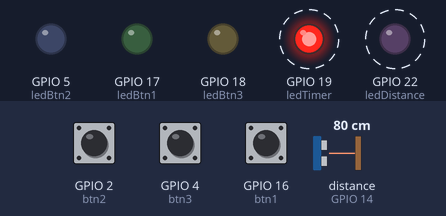
The sketch below on a simulated ESP32. On the bench: output pins drawn as LEDs (lit = HIGH). Wiring (from diagram.json): ultrasonic range finder: trigger GPIO 12; echo GPIO 14. Dashed ring = blinking. The inputs (shaded band) are chosen by the test bench; at power-on: GPIO 2 (btn2) LOW, GPIO 4 (btn3) LOW, GPIO 16 (btn1) LOW, distance to the obstacle (sensor on GPIO 14) 80 cm. The echo pulse lasts 58.3 µs per cm; pins used as bus, display or sensor lines are not drawn.

Above: at 1.3 s.
1.4 s: GPIO 2 (btn2) pulled HIGH for 1.2 s
At 3.9 s:
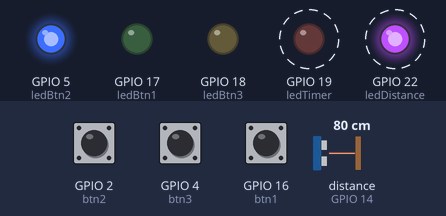
5.5 s: GPIO 4 (btn3) pulled HIGH for 1.2 s
At 8.0 s:
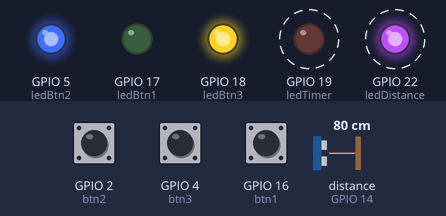
10.1 s: GPIO 2 (btn2) pulsed HIGH 5 times (0.12 s each, 0.3 s apart)
At 12.0 s:
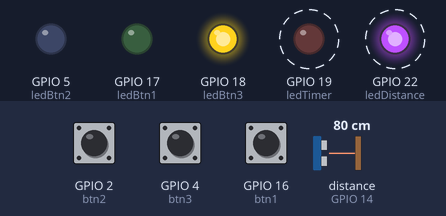
14.2 s: GPIO 16 (btn1) pulsed HIGH 5 times (0.12 s each, 0.3 s apart)
At 16.1 s:
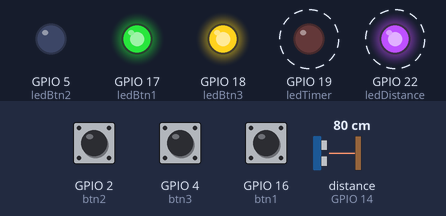
Timing chart, 0 to 19.2 s (numbered marks = the images above; inputs shaded):
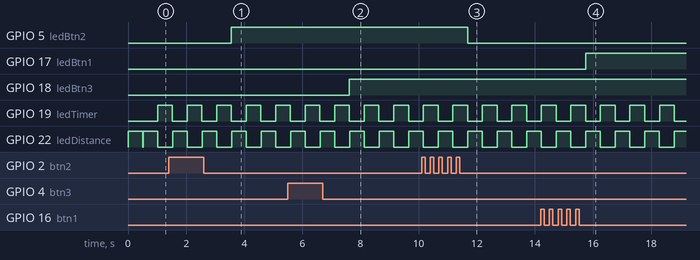

Measured:
- after the input at 1.4 s, GPIO 5 (ledBtn2): LOW → HIGH after 2.2 s
- after the input at 5.5 s, GPIO 18 (ledBtn3): LOW → HIGH after 2.1 s
- after the input at 10.1 s, GPIO 5 (ledBtn2): HIGH → LOW after 1.6 s
- after the input at 14.2 s, GPIO 17 (ledBtn1): LOW → HIGH after 1.5 s
- by itself, GPIO 19 (ledTimer), GPIO 22 (ledDistance): alternates HIGH for 0.50 s and LOW for 0.52 s

The sketch:

lab1.ino
```cpp
/**
 * @file sketch.ino
 * @brief RUS - Lab1
 * @details Rješenje 1. laboratorijske vježbe
 */

#define btn1 16
#define btn2 2
#define btn3 4

#define trig 12
#define echo 14

#define ledTimer 19
#define ledBtn1 17
#define ledBtn2 5
#define ledBtn3 18
#define ledDistance 22

int ledState1 = 0;
int ledState2 = 0;
int ledState3 = 0;

bool timerFlag = false;
bool isInProgress = false;

int lastInterruptTime = 0;
int debounceDelay = 100;

bool btnFlags[3] = {false, false, false};

hw_timer_t *timer = NULL;

void setup() {
  Serial.begin(115200);

  timer = timerBegin(1000000);

  pinMode(ledTimer, OUTPUT);
  pinMode(ledBtn1, OUTPUT);
  pinMode(ledBtn2, OUTPUT);
  pinMode(ledBtn3, OUTPUT);
  pinMode(ledDistance, OUTPUT);

  pinMode(btn1, INPUT);
  pinMode(btn2, INPUT);
  pinMode(btn3, INPUT);

  pinMode(trig, OUTPUT);
  pinMode(echo, INPUT);

  attachInterrupt(digitalPinToInterrupt(btn1), INT1, FALLING);
  attachInterrupt(digitalPinToInterrupt(btn2), INT2, FALLING);
  attachInterrupt(digitalPinToInterrupt(btn3), INT3, FALLING);
  timerAttachInterrupt(timer, &onTimer);

  timerAlarm(timer, 1000000, true, 0);

}

void loop() {
  if (timerFlag) handleTimer();

  handleButtons();

  if (distance() != 0 && !isInProgress) {
    digitalWrite(ledDistance, HIGH);
    delay(500);
    digitalWrite(ledDistance, LOW);
  }

  delay(10);
}

/**
 * @brief Funkcija koja se poziva aktivacijom timer-a.
 *
 * Mjenja flag timerFlag u TRUE zbog čega će se u loop() funkciji pozvati funkcija handleTimer()
 */
void onTimer() {
  timerFlag = true;
}

/**
 * @brief Funkcija koja se poziva ako je timerFlak TRUE.
 *
 * Provjerava da li je neki prekid u tijeku i ako nije pali ledTimer lampicu na 500ms te resetira timerFlag u FALSE.
 */
void handleTimer() {
  isInProgress = true;

  digitalWrite(ledTimer, HIGH);
  delay(500);
  digitalWrite(ledTimer, LOW);
  timerFlag = false;

  isInProgress = false;
}

/**
 * @brief Funkcija koja se poziva prekidom izazvanim pritiskom gumba 1.
 *
 * Poziva funkciju handleBtnPress() i prosljeđuje indeks lampice 1.
 */
void INT1() {
  if(!isInProgress){
    handleBtnPress(0);
  }
}

/**
 * @brief Funkcija koja se poziva prekidom izazvanim pritiskom gumba 2.
 *
 * Poziva funkciju handleBtnPress() i prosljeđuje indeks lampice 2.
 */
void INT2() {
  if(!isInProgress){
    handleBtnPress(1);
  }
}

/**
 * @brief Funkcija koja se poziva prekidom izazvanim pritiskom gumba 3.
 *
 * Poziva funkciju handleBtnPress() i prosljeđuje indeks lampice 3.
 */
void INT3() {
  if(!isInProgress){
    handleBtnPress(2);
  }
}

/**
 * @brief Funkcija koja se poziva iz prekida povezanih sa gumbima.
 *
 * Radi debounce gumba te postavlja btnFlag pritisnutog gumba u TRUE kako bi se lapica tog gumba upalila.
 *
 * @param [in] int btnNumber - indeks gumba za koji treba upaliti lampicu
 */
void handleBtnPress(int btnNumber) {
  if (millis() - lastInterruptTime > debounceDelay) {
    btnFlags[btnNumber] = true;
    lastInterruptTime = millis();
  }
}

/**
 * @brief Funkcija koja se poziva u loop() funkciji te pali lampice sa postavljenim flagom.
 *
 * Prolazi kroz btnFlags niz i mjenja stanje lapice ako je flag postavljen u TRUE
 */
void handleButtons() {
  isInProgress = true;

  if (btnFlags[0]) {
    if(ledState1 == 0) ledState1 = 1;
    else ledState1 = 0;
    digitalWrite(ledBtn1, ledState1);
    btnFlags[0] = false;
  }
  else if (btnFlags[1]) {
    if(ledState2 == 0) ledState2 = 1;
    else ledState2 = 0;
    digitalWrite(ledBtn2, ledState2);
    btnFlags[1] = false;
  }
  else if (btnFlags[2]) {
    if(ledState3 == 0) ledState3 = 1;
    else ledState3 = 0;
    digitalWrite(ledBtn3, ledState3);
    btnFlags[2] = false;
  }

  isInProgress = false;
}

/**
 * @brief Funkcija koja očitava udaljenost prepreke.
 *
 * Poziva se u loop() funkciji te očitava udaljenost do prepreke.
 *
 * @return float vrijednost udaljenosti do prepreke
 */
float distance() {
  digitalWrite(trig, LOW);
  delayMicroseconds(2);
  digitalWrite(trig, HIGH);
  delayMicroseconds(10);
  digitalWrite(trig, LOW);

  long duration = pulseIn(echo, HIGH);

  if(duration > 0 && duration < 30000) {
    return (duration / 2.0) * 0.0343;
  }

  return 0;
}
```
